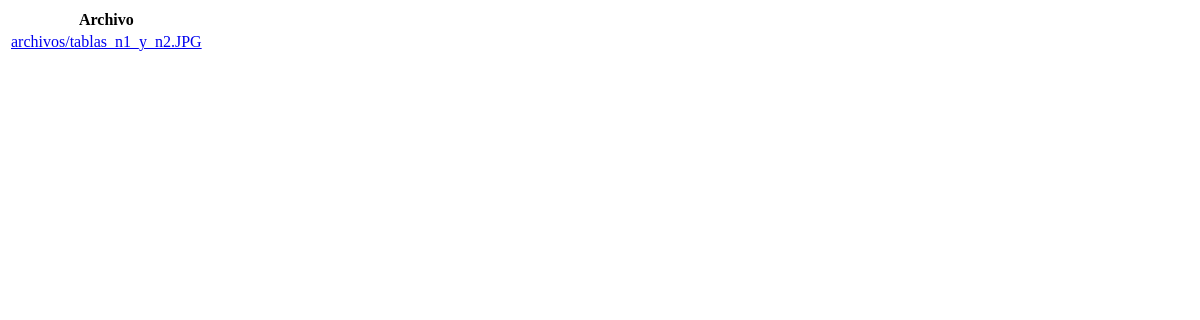
Page /test2 on the earlier database version.
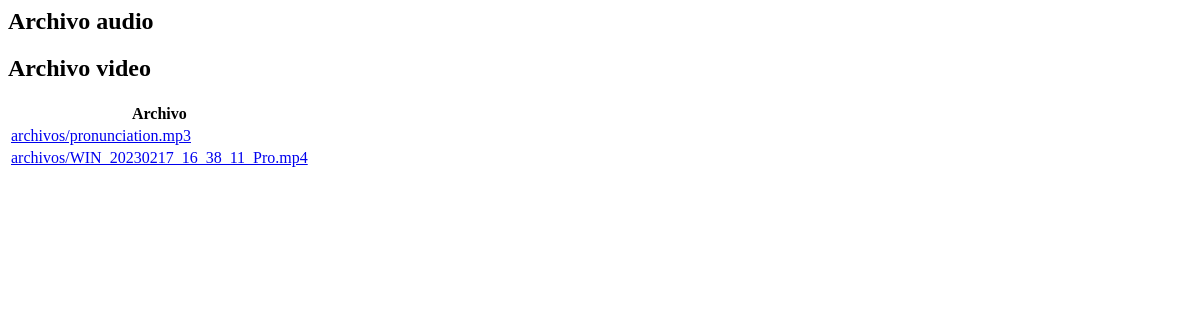
Same page on the later database version.
### TGApp/models.py (models this page shows, shortened)
class test_file(models.Model):
    archivo = models.FileField(upload_to='archivos', verbose_name="archivo_a_subir")

### TGApp/views.py (the view)
# urls.py: path('test2', views.show_items, name='test2'),
def show_items(request):
    testes = test_file.objects.all()
    context = {
        'testes': testes,
    }
    return render(request, 'TGApp/test.html', context)

### TGApp/templates/TGApp/test.html
<table>
    <thead>
      <tr>
        <th>Archivo</th>
      </tr>
    </thead>
    <tbody>
      {% for test in testes %}
        {% if test.archivo.name|lower|slice:'-3:' == 'mp4' %}
            <h2> Archivo video</h2>
            {% elif test.archivo.url|lower|slice:'-3:' == 'mp3' %}
              <h2> Archivo audio</h2>
            {% endif %}
                <tr>
                <td><a href="{{ test.archivo.url }}">{{ test.archivo.name }}</a></td>
                </tr>
      {% endfor %}
    </tbody>
  </table>

Differences in the rows shown:
removed test_file: archivo.name "archivos/tablas_n1_y_n2.JPG"
added test_file: shows "Archivo audio", archivo.name "archivos/pronunciation.mp3"
added test_file: archivo.name "archivos/WIN_20230217_16_38_11_Pro.mp4"
